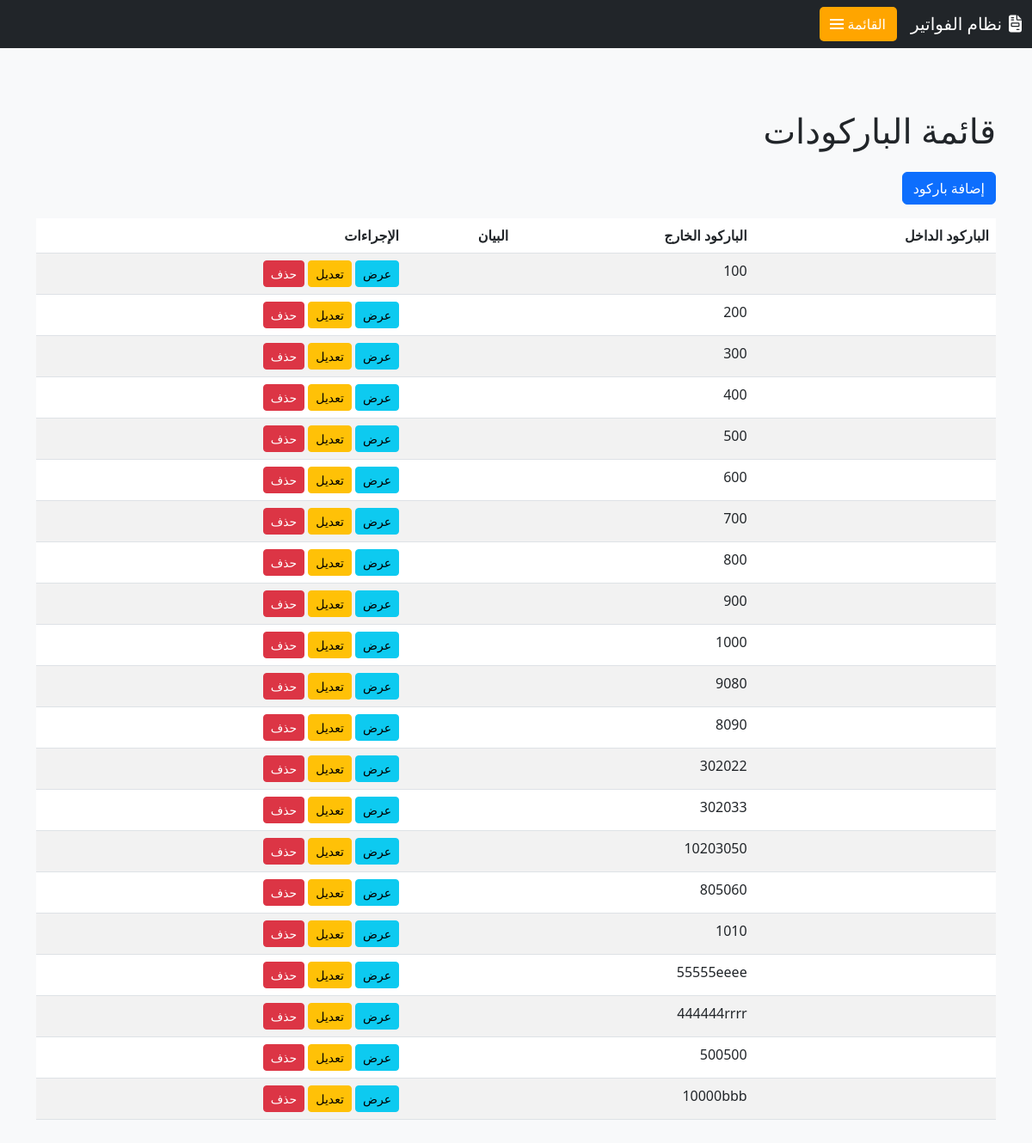
/invoice/barcode/, run on an earlier commit of the app's database.
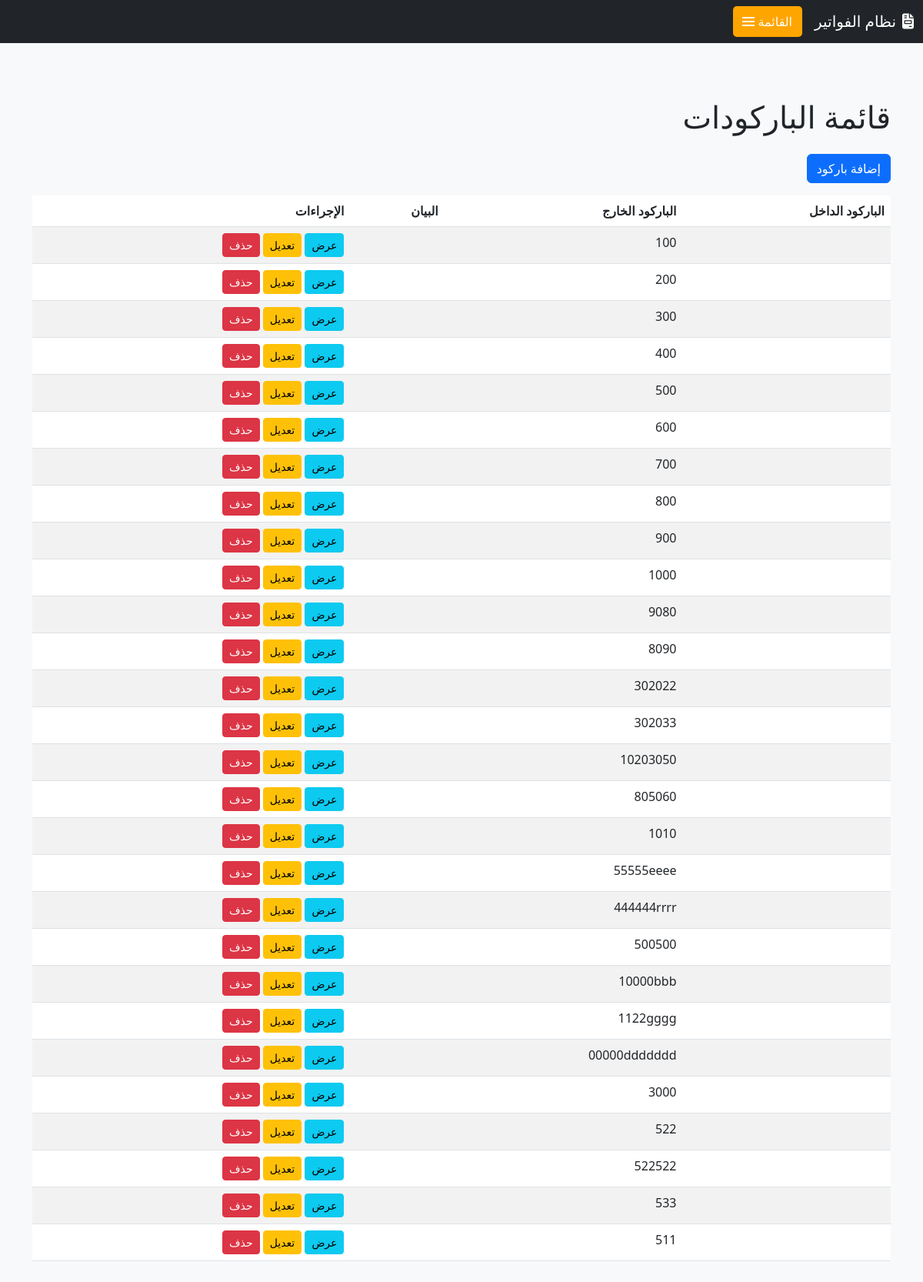
And on a later commit of the database.
### invoice/models.py (models this page shows, shortened)
class Barcode(models.Model):
    barcode_in = models.CharField(max_length=255,  verbose_name=_("الباركود الداخل"))
    barcode_out = models.CharField(max_length=255,  blank=True, null=True, verbose_name=_("الباركود الخارج"))
    suffix = models.CharField(max_length=10, blank=True, null=True, verbose_name=_("اللاحقة"))
    notes = models.TextField(blank=True, verbose_name=_("ملاحظات"))
    uniqueId = models.CharField(max_length=100, unique=True, blank=True, null=True, verbose_name=_("الرقم المسلسل"))
    slug = models.SlugField(max_length=225, unique=True, blank=True, null=True)
    date_created = models.DateTimeField(auto_now_add=True, verbose_name=_("تاريخ الإنشاء"))
    last_updated = models.DateTimeField(auto_now=True, verbose_name=_("آخر تحديث"))
    class Meta:
        verbose_name = _('باركود')
        verbose_name_plural = _('الباركودات')

### invoice/views.py (the view)
# urls.py: path('barcode/', barcodeListView.as_view(), name='barcode_list'),
class barcodeListView(ListView):
    model = Barcode
    template_name = 'barcode/barcode_list.html'
    context_object_name = 'barcode'

### templates/barcode/barcode_list.html
{% extends 'base.html' %}
{% block content %}
<div class="container mt-5">
    <h1 class="mb-4">قائمة الباركودات </h1>
    <a href="{% url 'barcode_create' %}" class="btn btn-primary mb-3">إضافة باركود </a>
    <table class="table table-striped">
        <thead>
            <tr>
                <th>الباركود الداخل </th>
                <th>الباركود الخارج </th>
                <th>البيان</th>
                <th>الإجراءات</th>
            </tr>
        </thead>
        <tbody>
            {% for barcode in barcode %}
                <tr>
                    <td>{{ barcode.barcode_in }}</td>
                    <td>{{ barcode.barcode_out }}</td>
                    <td>{{ barcode.notes }}</td>
                    <td>
                        <a href="{% url 'barcode_detail' barcode.pk %}" class="btn btn-info btn-sm">عرض</a>
                        <a href="{% url 'barcode_update' barcode.pk %}" class="btn btn-warning btn-sm">تعديل</a>
                        <a href="{% url 'barcode_delete' barcode.pk %}" class="btn btn-danger btn-sm">حذف</a>
                    </td>
                </tr>
            {% endfor %}
        </tbody>
    </table>
</div>
{% endblock %}

What changed in the data, as far as the page shows it:
added Barcode: barcode_out "1122gggg"
added Barcode: barcode_out "00000ddddddd"
added Barcode: barcode_out "3000"
added Barcode: barcode_out "522"
added Barcode: barcode_out "522522"
added Barcode: barcode_out "533"
added Barcode: barcode_out "511"
